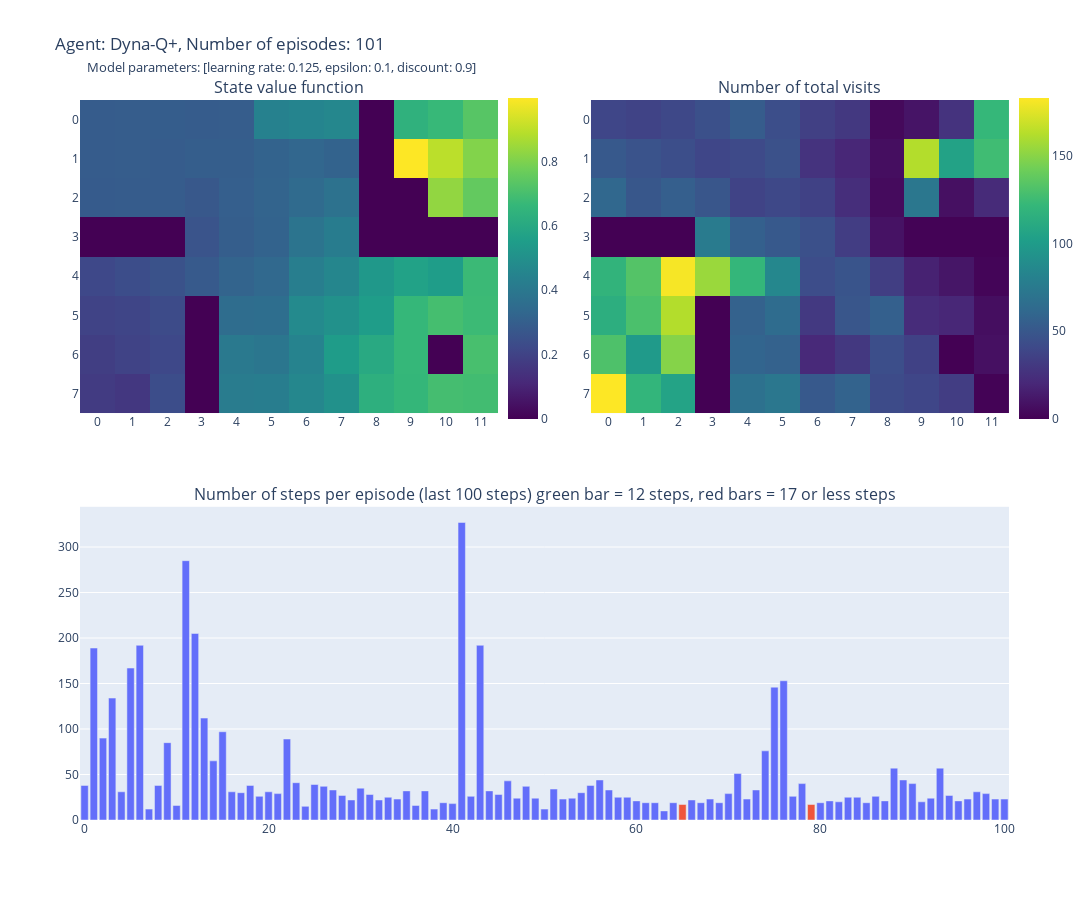
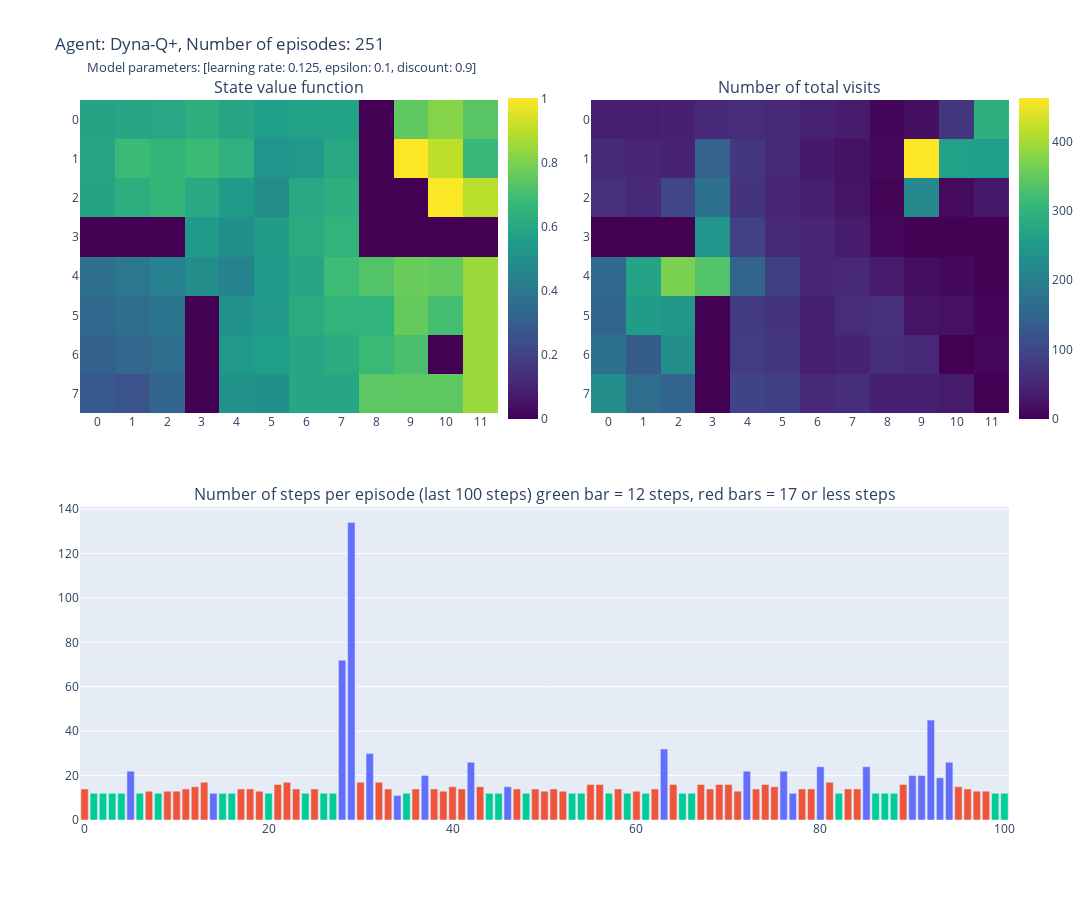

The notebook cell these images were saved under, in order:
### Markdown cell above
# ***Dyna-Q+***

### Code cell
dyna_q_plus = Dyna_Q_plus_Agent(planning_steps=100, epsilon=0.1, gamma=0.9, step_size=0.125)
dyna_q_plus.fit(n_episode=401, plot_progress=[100, 250, 400])

### Figure 1 — Plotly figure (JSON) as saved in the notebook; plotly's stock layout.template omitted (floating-point values rounded to 4 significant figures)
{"data": [{"colorbar": {"len": 0.473, "x": 0.45, "y": 0.78}, "colorscale": [[0, "#440154"], [0.1111, "#482878"], [0.2222, "#3e4989"], [0.3333, "#31688e"], [0.4444, "#26828e"], [0.5556, "#1f9e89"], [0.6667, "#35b779"], [0.7778, "#6ece58"], [0.8889, "#b5de2b"], [1, "#fde725"]], "type": "heatmap", "x": ["0", "1", "2", "3", "4", "5", "6", "7", "8", "9", "10", "11"], "xaxis": "x", "y": ["7", "6", "5", "4", "3", "2", "1", "0"], "yaxis": "y", "z": [[0.1751, 0.1624, 0.2346, 0, 0.4166, 0.4218, 0.4628, 0.5015, 0.6303, 0.6617, 0.6962, 0.6908], [0.1855, 0.2006, 0.2188, 0, 0.4039, 0.3919, 0.4477, 0.5468, 0.6023, 0.6647, 0, 0.7024], [0.2021, 0.2075, 0.2295, 0, 0.3558, 0.3598, 0.4752, 0.504, 0.552, 0.663, 0.6968, 0.679], [0.2186, 0.2362, 0.2542, 0.284, 0.3175, 0.336, 0.4255, 0.4596, 0.5314, 0.5714, 0.5487, 0.6759], [0, 0, 0, 0.2596, 0.2955, 0.3131, 0.3824, 0.4183, 0, 0, 0, 0], [0.2863, 0.2893, 0.2909, 0.2738, 0.2999, 0.3178, 0.3461, 0.375, 0, 0, 0.8314, 0.7537], [0.2907, 0.2932, 0.2878, 0.2965, 0.2958, 0.313, 0.328, 0.3156, 0, 0.9974, 0.8951, 0.8072], [0.2896, 0.2933, 0.2943, 0.2912, 0.2933, 0.4406, 0.4525, 0.4631, 0, 0.6387, 0.6689, 0.7305]]}, {"colorbar": {"len": 0.473, "x": 1, "y": 0.78}, "colorscale": [[0, "#440154"], [0.1111, "#482878"], [0.2222, "#3e4989"], [0.3333, "#31688e"], [0.4444, "#26828e"], [0.5556, "#1f9e89"], [0.6667, "#35b779"], [0.7778, "#6ece58"], [0.8889, "#b5de2b"], [1, "#fde725"]], "type": "heatmap", "x": ["0", "1", "2", "3", "4", "5", "6", "7", "8", "9", "10", "11"], "xaxis": "x2", "y": ["7", "6", "5", "4", "3", "2", "1", "0"], "yaxis": "y2", "z": [[183, 120, 106, 0, 68, 73, 51, 58, 42, 39, 33, 1], [131, 99, 149, 0, 59, 57, 21, 30, 44, 36, 0, 8], [115, 130, 162, 0, 57, 64, 31, 49, 56, 23, 20, 7], [119, 133, 181, 155, 121, 85, 43, 48, 34, 17, 11, 2], [0, 0, 0, 76, 56, 51, 45, 33, 9, 1, 1, 1], [61, 50, 55, 49, 37, 40, 36, 24, 5, 73, 8, 22], [51, 47, 44, 39, 41, 46, 27, 20, 7, 162, 105, 126], [39, 37, 40, 45, 53, 44, 35, 30, 4, 10, 27, 122]]}, {"marker": {"color": ["#636EFA", "#636EFA", "#636EFA", "#636EFA", "#636EFA", "#636EFA", "#636EFA", "#636EFA", "#636EFA", "#636EFA", "#636EFA", "#636EFA", "#636EFA", "#636EFA", "#636EFA", "#636EFA", "#636EFA", "#636EFA", "#636EFA", "#636EFA", "#636EFA", "#636EFA", "#636EFA", "#636EFA", "#636EFA", "#636EFA", "#636EFA", "#636EFA", "#636EFA", "#636EFA", "#636EFA", "#636EFA", "#636EFA", "#636EFA", "#636EFA", "#636EFA", "#636EFA", "#636EFA", "#636EFA", "#636EFA", "#636EFA", "#636EFA", "#636EFA", "#636EFA", "#636EFA", "#636EFA", "#636EFA", "#636EFA", "#636EFA", "#636EFA", "#636EFA", "#636EFA", "#636EFA", "#636EFA", "#636EFA", "#636EFA", "#636EFA", "#636EFA", "#636EFA", "#636EFA", "#636EFA", "#636EFA", "#636EFA", "#636EFA", "#636EFA", "#EF553B", "#636EFA", "#636EFA", "#636EFA", "#636EFA", "#636EFA", "#636EFA", "#636EFA", "#636EFA", "#636EFA", "#636EFA", "#636EFA", "#636EFA", "#636EFA", "#EF553B", "#636EFA", "#636EFA", "#636EFA", "#636EFA", "#636EFA", "#636EFA", "#636EFA", "#636EFA", "#636EFA", "#636EFA", "#636EFA", "#636EFA", "#636EFA", "#636EFA", "#636EFA", "#636EFA", "#636EFA", "#636EFA", "#636EFA", "#636EFA", "#636EFA"]}, "type": "bar", "xaxis": "x3", "y": [38, 189, 90, 134, 31, 167, 192, 12, 38, 85, 16, 285, 205, 112, 65, 97, 31, 30, 38, 26, 31, 29, 89, 41, 15, 39, 37, 33, 27, 22, 35, 28, 22, 25, 23, 32, 16, 32, 12, 19, 18, 327, 26, 192, 32, 28, 43, 24, 37, 24, 12, 34, 23, 24, 30, 38, 44, 33, 25, 25, 21, 19, 19, 10, 19, 17, 22, 19, 23, 19, 29, 51, 23, 33, 76, 146, 153, 26, 40, 17, 19, 21, 20, 25, 25, 19, 26, 21, 57, 44, 40, 20, 24, 57, 27, 21, 23, 31, 29, 23, 23], "yaxis": "y3"}], "layout": {"annotations": [{"font": {"size": 16}, "showarrow": false, "text": "State value function", "x": 0.225, "xanchor": "center", "xref": "paper", "y": 1, "yanchor": "bottom", "yref": "paper"}, {"font": {"size": 16}, "showarrow": false, "text": "Number of total visits", "x": 0.775, "xanchor": "center", "xref": "paper", "y": 1, "yanchor": "bottom", "yref": "paper"}, {"font": {"size": 16}, "showarrow": false, "text": "Number of steps per episode (last 100 steps) green bar = 12 steps, red bars = 17 or less steps", "x": 0.5, "xanchor": "center", "xref": "paper", "y": 0.435, "yanchor": "bottom", "yref": "paper"}], "height": 900, "title": {"text": "Agent: Dyna-Q+, Number of episodes: 101<br>        <span style='font-size: 13px'>Model parameters: [learning rate: 0.125, epsilon: 0.1, discount: 0.9]</span>"}, "width": 1200, "xaxis": {"anchor": "y", "domain": [0, 0.45]}, "xaxis2": {"anchor": "y2", "domain": [0.55, 1]}, "xaxis3": {"anchor": "y3", "domain": [0, 1]}, "yaxis": {"anchor": "x", "domain": [0.565, 1]}, "yaxis2": {"anchor": "x2", "domain": [0.565, 1]}, "yaxis3": {"anchor": "x3", "domain": [0, 0.435]}}}

### Figure 2 — Plotly figure (JSON) as saved in the notebook; plotly's stock layout.template omitted (floating-point values rounded to 4 significant figures)
{"data": [{"colorbar": {"len": 0.473, "x": 0.45, "y": 0.78}, "colorscale": [[0, "#440154"], [0.1111, "#482878"], [0.2222, "#3e4989"], [0.3333, "#31688e"], [0.4444, "#26828e"], [0.5556, "#1f9e89"], [0.6667, "#35b779"], [0.7778, "#6ece58"], [0.8889, "#b5de2b"], [1, "#fde725"]], "type": "heatmap", "x": ["0", "1", "2", "3", "4", "5", "6", "7", "8", "9", "10", "11"], "xaxis": "x", "y": ["7", "6", "5", "4", "3", "2", "1", "0"], "yaxis": "y", "z": [[0.2785, 0.2585, 0.3263, 0, 0.5146, 0.4962, 0.5925, 0.5935, 0.7434, 0.7451, 0.7457, 0.8491], [0.3052, 0.3285, 0.3548, 0, 0.5342, 0.5602, 0.5877, 0.6164, 0.678, 0.7094, 0, 0.8482], [0.3342, 0.365, 0.3952, 0, 0.514, 0.5365, 0.6167, 0.6483, 0.6491, 0.761, 0.6969, 0.8495], [0.3663, 0.3998, 0.4394, 0.4879, 0.4495, 0.5453, 0.5868, 0.6859, 0.7269, 0.7707, 0.7553, 0.8488], [0, 0, 0, 0.541, 0.4952, 0.5466, 0.6184, 0.6508, 0, 0, 0, 0], [0.582, 0.6264, 0.6645, 0.5996, 0.5453, 0.4908, 0.5995, 0.6259, 0, 0, 0.9973, 0.8978], [0.5883, 0.6785, 0.6579, 0.6802, 0.6351, 0.5215, 0.5383, 0.602, 0, 1.002, 0.9036, 0.6718], [0.5827, 0.5919, 0.5953, 0.6282, 0.5936, 0.5562, 0.5736, 0.5786, 0, 0.7496, 0.8154, 0.7358]]}, {"colorbar": {"len": 0.473, "x": 1, "y": 0.78}, "colorscale": [[0, "#440154"], [0.1111, "#482878"], [0.2222, "#3e4989"], [0.3333, "#31688e"], [0.4444, "#26828e"], [0.5556, "#1f9e89"], [0.6667, "#35b779"], [0.7778, "#6ece58"], [0.8889, "#b5de2b"], [1, "#fde725"]], "type": "heatmap", "x": ["0", "1", "2", "3", "4", "5", "6", "7", "8", "9", "10", "11"], "xaxis": "x2", "y": ["7", "6", "5", "4", "3", "2", "1", "0"], "yaxis": "y2", "z": [[228, 163, 150, 0, 93, 88, 53, 61, 42, 40, 34, 1], [172, 134, 227, 0, 82, 76, 40, 45, 61, 53, 0, 8], [150, 253, 244, 0, 81, 70, 42, 57, 62, 24, 21, 7], [157, 268, 368, 335, 147, 88, 50, 53, 36, 18, 11, 2], [0, 0, 0, 239, 90, 53, 47, 36, 9, 1, 1, 2], [62, 52, 100, 172, 70, 47, 37, 25, 5, 216, 12, 30], [52, 48, 44, 146, 73, 52, 32, 22, 11, 463, 263, 257], [40, 38, 41, 52, 58, 51, 44, 35, 6, 20, 72, 292]]}, {"marker": {"color": ["#EF553B", "#00CC96", "#00CC96", "#00CC96", "#00CC96", "#636EFA", "#00CC96", "#EF553B", "#00CC96", "#EF553B", "#EF553B", "#EF553B", "#EF553B", "#EF553B", "#636EFA", "#00CC96", "#00CC96", "#EF553B", "#EF553B", "#EF553B", "#00CC96", "#EF553B", "#EF553B", "#EF553B", "#00CC96", "#EF553B", "#00CC96", "#00CC96", "#636EFA", "#636EFA", "#EF553B", "#636EFA", "#EF553B", "#EF553B", "#636EFA", "#00CC96", "#EF553B", "#636EFA", "#EF553B", "#EF553B", "#EF553B", "#EF553B", "#636EFA", "#EF553B", "#00CC96", "#00CC96", "#636EFA", "#EF553B", "#00CC96", "#EF553B", "#EF553B", "#EF553B", "#EF553B", "#00CC96", "#00CC96", "#EF553B", "#EF553B", "#00CC96", "#EF553B", "#00CC96", "#EF553B", "#00CC96", "#EF553B", "#636EFA", "#EF553B", "#00CC96", "#00CC96", "#EF553B", "#EF553B", "#EF553B", "#EF553B", "#EF553B", "#636EFA", "#EF553B", "#EF553B", "#EF553B", "#636EFA", "#636EFA", "#EF553B", "#EF553B", "#636EFA", "#EF553B", "#00CC96", "#EF553B", "#EF553B", "#636EFA", "#00CC96", "#00CC96", "#00CC96", "#EF553B", "#636EFA", "#636EFA", "#636EFA", "#636EFA", "#636EFA", "#EF553B", "#EF553B", "#EF553B", "#EF553B", "#00CC96", "#00CC96"]}, "type": "bar", "xaxis": "x3", "y": [14, 12, 12, 12, 12, 22, 12, 13, 12, 13, 13, 14, 15, 17, 12, 12, 12, 14, 14, 13, 12, 16, 17, 14, 12, 14, 12, 12, 72, 134, 17, 30, 17, 14, 11, 12, 14, 20, 14, 13, 15, 14, 26, 15, 12, 12, 15, 14, 12, 14, 13, 14, 13, 12, 12, 16, 16, 12, 14, 12, 13, 12, 14, 32, 16, 12, 12, 16, 14, 16, 16, 13, 22, 14, 16, 15, 22, 12, 14, 14, 24, 17, 12, 14, 14, 24, 12, 12, 12, 16, 20, 20, 45, 19, 26, 15, 14, 13, 13, 12, 12], "yaxis": "y3"}], "layout": {"annotations": [{"font": {"size": 16}, "showarrow": false, "text": "State value function", "x": 0.225, "xanchor": "center", "xref": "paper", "y": 1, "yanchor": "bottom", "yref": "paper"}, {"font": {"size": 16}, "showarrow": false, "text": "Number of total visits", "x": 0.775, "xanchor": "center", "xref": "paper", "y": 1, "yanchor": "bottom", "yref": "paper"}, {"font": {"size": 16}, "showarrow": false, "text": "Number of steps per episode (last 100 steps) green bar = 12 steps, red bars = 17 or less steps", "x": 0.5, "xanchor": "center", "xref": "paper", "y": 0.435, "yanchor": "bottom", "yref": "paper"}], "height": 900, "title": {"text": "Agent: Dyna-Q+, Number of episodes: 251<br>        <span style='font-size: 13px'>Model parameters: [learning rate: 0.125, epsilon: 0.1, discount: 0.9]</span>"}, "width": 1200, "xaxis": {"anchor": "y", "domain": [0, 0.45]}, "xaxis2": {"anchor": "y2", "domain": [0.55, 1]}, "xaxis3": {"anchor": "y3", "domain": [0, 1]}, "yaxis": {"anchor": "x", "domain": [0.565, 1]}, "yaxis2": {"anchor": "x2", "domain": [0.565, 1]}, "yaxis3": {"anchor": "x3", "domain": [0, 0.435]}}}
